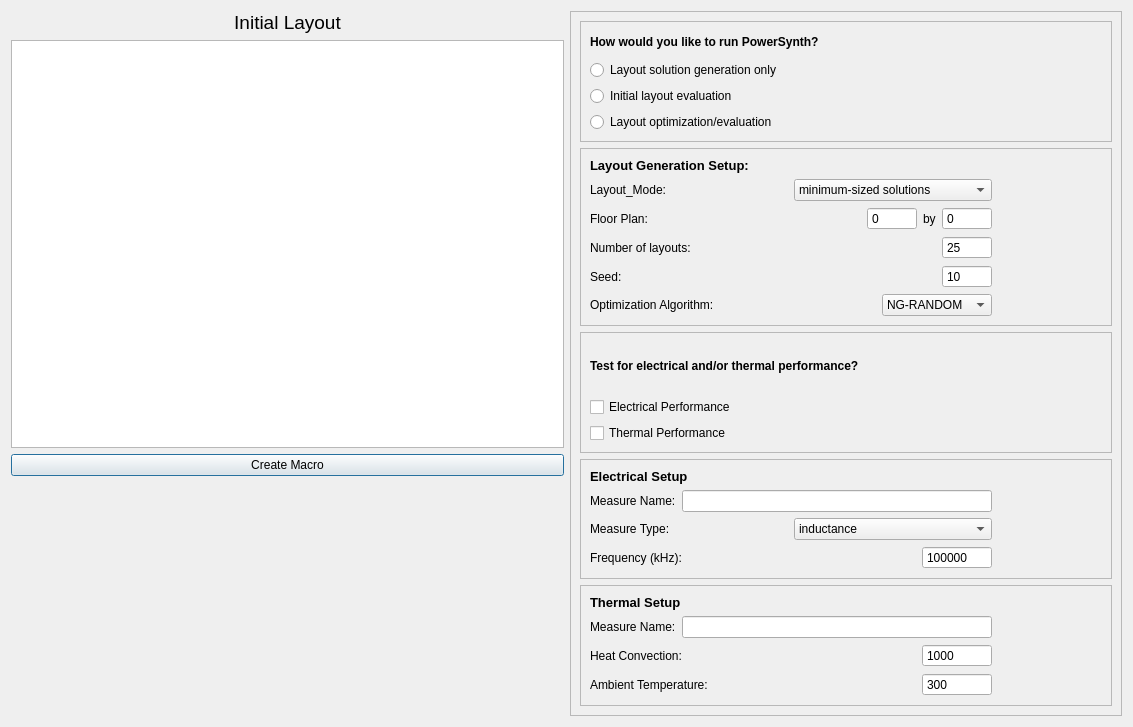
<?xml version="1.0" encoding="UTF-8"?>
<ui version="4.0">
 <class>Dialog</class>
 <widget class="QDialog" name="Dialog">
  <property name="geometry">
   <rect>
    <x>0</x>
    <y>0</y>
    <width>1133</width>
    <height>727</height>
   </rect>
  </property>
  <property name="windowTitle">
   <string>Create Macro Script</string>
  </property>
  <layout class="QGridLayout" name="gridLayout">
   <item row="0" column="1">
    <widget class="QFrame" name="main_frame">
     <property name="frameShape">
      <enum>QFrame::StyledPanel</enum>
     </property>
     <property name="frameShadow">
      <enum>QFrame::Raised</enum>
     </property>
     <layout class="QVBoxLayout" name="verticalLayout_3">
      <item>
       <widget class="QFrame" name="run_options">
        <property name="frameShape">
         <enum>QFrame::StyledPanel</enum>
        </property>
        <property name="frameShadow">
         <enum>QFrame::Raised</enum>
        </property>
        <layout class="QVBoxLayout" name="verticalLayout_5">
         <item>
          <widget class="QLabel" name="label_2">
           <property name="text">
            <string>&lt;html&gt;&lt;head/&gt;&lt;body&gt;&lt;p&gt;&lt;span style=&quot; font-weight:600;&quot;&gt;How would you like to run PowerSynth?&lt;/span&gt;&lt;/p&gt;&lt;/body&gt;&lt;/html&gt;</string>
           </property>
          </widget>
         </item>
         <item>
          <widget class="QRadioButton" name="option_1">
           <property name="text">
            <string>Layout solution generation only</string>
           </property>
          </widget>
         </item>
         <item>
          <widget class="QRadioButton" name="option_2">
           <property name="text">
            <string>Initial layout evaluation</string>
           </property>
          </widget>
         </item>
         <item>
          <widget class="QRadioButton" name="option_3">
           <property name="text">
            <string>Layout optimization/evaluation</string>
           </property>
          </widget>
         </item>
        </layout>
       </widget>
      </item>
      <item>
       <widget class="QFrame" name="layout_generation_setup">
        <property name="frameShape">
         <enum>QFrame::StyledPanel</enum>
        </property>
        <property name="frameShadow">
         <enum>QFrame::Raised</enum>
        </property>
        <layout class="QVBoxLayout" name="verticalLayout">
         <item>
          <widget class="QLabel" name="label_9">
           <property name="text">
            <string>&lt;html&gt;&lt;head/&gt;&lt;body&gt;&lt;p&gt;&lt;span style=&quot; font-size:10pt; font-weight:600;&quot;&gt;Layout Generation Setup:&lt;/span&gt;&lt;/p&gt;&lt;/body&gt;&lt;/html&gt;</string>
           </property>
          </widget>
         </item>
         <item>
          <layout class="QHBoxLayout" name="horizontalLayout_2">
           <item>
            <widget class="QLabel" name="label_3">
             <property name="text">
              <string>Layout_Mode:</string>
             </property>
            </widget>
           </item>
           <item>
            <widget class="QComboBox" name="comboBox">
             <item>
              <property name="text">
               <string>minimum-sized solutions</string>
              </property>
             </item>
             <item>
              <property name="text">
               <string>variable-sized solutions</string>
              </property>
             </item>
             <item>
              <property name="text">
               <string>fixed-sized solutions</string>
              </property>
             </item>
            </widget>
           </item>
           <item>
            <spacer name="horizontalSpacer_3">
             <property name="orientation">
              <enum>Qt::Horizontal</enum>
             </property>
             <property name="sizeType">
              <enum>QSizePolicy::Maximum</enum>
             </property>
             <property name="sizeHint" stdset="0">
              <size>
               <width>110</width>
               <height>20</height>
              </size>
             </property>
            </spacer>
           </item>
          </layout>
         </item>
         <item>
          <layout class="QHBoxLayout" name="horizontalLayout">
           <item>
            <widget class="QLabel" name="label_4">
             <property name="text">
              <string>Floor Plan:</string>
             </property>
            </widget>
           </item>
           <item>
            <widget class="QSpinBox" name="spinBox_2">
             <property name="sizePolicy">
              <sizepolicy hsizetype="Maximum" vsizetype="Fixed">
               <horstretch>0</horstretch>
               <verstretch>0</verstretch>
              </sizepolicy>
             </property>
             <property name="maximumSize">
              <size>
               <width>50</width>
               <height>16777215</height>
              </size>
             </property>
             <property name="buttonSymbols">
              <enum>QAbstractSpinBox::NoButtons</enum>
             </property>
             <property name="maximum">
              <number>999</number>
             </property>
            </widget>
           </item>
           <item>
            <widget class="QLabel" name="label_5">
             <property name="sizePolicy">
              <sizepolicy hsizetype="Maximum" vsizetype="Preferred">
               <horstretch>0</horstretch>
               <verstretch>0</verstretch>
              </sizepolicy>
             </property>
             <property name="minimumSize">
              <size>
               <width>10</width>
               <height>0</height>
              </size>
             </property>
             <property name="text">
              <string>by</string>
             </property>
            </widget>
           </item>
           <item>
            <widget class="QSpinBox" name="spinBox">
             <property name="sizePolicy">
              <sizepolicy hsizetype="Maximum" vsizetype="Fixed">
               <horstretch>0</horstretch>
               <verstretch>0</verstretch>
              </sizepolicy>
             </property>
             <property name="maximumSize">
              <size>
               <width>50</width>
               <height>16777215</height>
              </size>
             </property>
             <property name="buttonSymbols">
              <enum>QAbstractSpinBox::NoButtons</enum>
             </property>
             <property name="maximum">
              <number>999</number>
             </property>
            </widget>
           </item>
           <item>
            <spacer name="horizontalSpacer_2">
             <property name="orientation">
              <enum>Qt::Horizontal</enum>
             </property>
             <property name="sizeType">
              <enum>QSizePolicy::Maximum</enum>
             </property>
             <property name="sizeHint" stdset="0">
              <size>
               <width>110</width>
               <height>20</height>
              </size>
             </property>
            </spacer>
           </item>
          </layout>
         </item>
         <item>
          <layout class="QHBoxLayout" name="horizontalLayout_3">
           <item>
            <widget class="QLabel" name="label_6">
             <property name="text">
              <string>Number of layouts:</string>
             </property>
            </widget>
           </item>
           <item>
            <widget class="QSpinBox" name="spinBox_3">
             <property name="sizePolicy">
              <sizepolicy hsizetype="Maximum" vsizetype="Fixed">
               <horstretch>0</horstretch>
               <verstretch>0</verstretch>
              </sizepolicy>
             </property>
             <property name="minimumSize">
              <size>
               <width>15</width>
               <height>0</height>
              </size>
             </property>
             <property name="maximumSize">
              <size>
               <width>50</width>
               <height>16777215</height>
              </size>
             </property>
             <property name="buttonSymbols">
              <enum>QAbstractSpinBox::NoButtons</enum>
             </property>
             <property name="specialValueText">
              <string>25</string>
             </property>
             <property name="maximum">
              <number>9999</number>
             </property>
            </widget>
           </item>
           <item>
            <spacer name="horizontalSpacer">
             <property name="orientation">
              <enum>Qt::Horizontal</enum>
             </property>
             <property name="sizeType">
              <enum>QSizePolicy::Maximum</enum>
             </property>
             <property name="sizeHint" stdset="0">
              <size>
               <width>110</width>
               <height>20</height>
              </size>
             </property>
            </spacer>
           </item>
          </layout>
         </item>
         <item>
          <layout class="QHBoxLayout" name="horizontalLayout_4">
           <item>
            <widget class="QLabel" name="label_7">
             <property name="text">
              <string>Seed:</string>
             </property>
            </widget>
           </item>
           <item>
            <widget class="QSpinBox" name="spinBox_4">
             <property name="sizePolicy">
              <sizepolicy hsizetype="Maximum" vsizetype="Fixed">
               <horstretch>0</horstretch>
               <verstretch>0</verstretch>
              </sizepolicy>
             </property>
             <property name="minimumSize">
              <size>
               <width>15</width>
               <height>0</height>
              </size>
             </property>
             <property name="maximumSize">
              <size>
               <width>50</width>
               <height>16777215</height>
              </size>
             </property>
             <property name="buttonSymbols">
              <enum>QAbstractSpinBox::NoButtons</enum>
             </property>
             <property name="specialValueText">
              <string>10</string>
             </property>
             <property name="maximum">
              <number>999</number>
             </property>
            </widget>
           </item>
           <item>
            <spacer name="horizontalSpacer_4">
             <property name="orientation">
              <enum>Qt::Horizontal</enum>
             </property>
             <property name="sizeType">
              <enum>QSizePolicy::Maximum</enum>
             </property>
             <property name="sizeHint" stdset="0">
              <size>
               <width>110</width>
               <height>20</height>
              </size>
             </property>
            </spacer>
           </item>
          </layout>
         </item>
         <item>
          <layout class="QHBoxLayout" name="horizontalLayout_5">
           <item>
            <widget class="QLabel" name="label_8">
             <property name="text">
              <string>Optimization Algorithm:</string>
             </property>
            </widget>
           </item>
           <item>
            <widget class="QComboBox" name="comboBox_2">
             <property name="sizePolicy">
              <sizepolicy hsizetype="Maximum" vsizetype="Fixed">
               <horstretch>0</horstretch>
               <verstretch>0</verstretch>
              </sizepolicy>
             </property>
             <property name="maximumSize">
              <size>
               <width>110</width>
               <height>16777215</height>
              </size>
             </property>
             <item>
              <property name="text">
               <string>NG-RANDOM</string>
              </property>
             </item>
            </widget>
           </item>
           <item>
            <spacer name="horizontalSpacer_5">
             <property name="orientation">
              <enum>Qt::Horizontal</enum>
             </property>
             <property name="sizeType">
              <enum>QSizePolicy::Maximum</enum>
             </property>
             <property name="sizeHint" stdset="0">
              <size>
               <width>110</width>
               <height>20</height>
              </size>
             </property>
            </spacer>
           </item>
          </layout>
         </item>
        </layout>
       </widget>
      </item>
      <item>
       <widget class="QFrame" name="performance_selector">
        <property name="frameShape">
         <enum>QFrame::StyledPanel</enum>
        </property>
        <property name="frameShadow">
         <enum>QFrame::Raised</enum>
        </property>
        <layout class="QVBoxLayout" name="verticalLayout_6">
         <item>
          <widget class="QLabel" name="label_17">
           <property name="text">
            <string>&lt;html&gt;&lt;head/&gt;&lt;body&gt;&lt;p&gt;&lt;span style=&quot; font-weight:600;&quot;&gt;Test for electrical and/or thermal performance?&lt;/span&gt;&lt;/p&gt;&lt;/body&gt;&lt;/html&gt;</string>
           </property>
          </widget>
         </item>
         <item>
          <widget class="QCheckBox" name="activate_electrical">
           <property name="text">
            <string>Electrical Performance</string>
           </property>
          </widget>
         </item>
         <item>
          <widget class="QCheckBox" name="activate_thermal">
           <property name="text">
            <string>Thermal Performance</string>
           </property>
          </widget>
         </item>
        </layout>
       </widget>
      </item>
      <item>
       <widget class="QFrame" name="electrical_setup">
        <property name="frameShape">
         <enum>QFrame::StyledPanel</enum>
        </property>
        <property name="frameShadow">
         <enum>QFrame::Raised</enum>
        </property>
        <layout class="QVBoxLayout" name="verticalLayout_4">
         <item>
          <widget class="QLabel" name="label_10">
           <property name="text">
            <string>&lt;html&gt;&lt;head/&gt;&lt;body&gt;&lt;p align=&quot;justify&quot;&gt;&lt;span style=&quot; font-size:10pt; font-weight:600;&quot;&gt;Electrical Setup&lt;/span&gt;&lt;/p&gt;&lt;/body&gt;&lt;/html&gt;</string>
           </property>
          </widget>
         </item>
         <item>
          <layout class="QHBoxLayout" name="horizontalLayout_11">
           <item>
            <widget class="QLabel" name="label_18">
             <property name="text">
              <string>Measure Name:</string>
             </property>
            </widget>
           </item>
           <item>
            <widget class="QLineEdit" name="lineEdit"/>
           </item>
           <item>
            <spacer name="horizontalSpacer_11">
             <property name="orientation">
              <enum>Qt::Horizontal</enum>
             </property>
             <property name="sizeType">
              <enum>QSizePolicy::Maximum</enum>
             </property>
             <property name="sizeHint" stdset="0">
              <size>
               <width>110</width>
               <height>20</height>
              </size>
             </property>
            </spacer>
           </item>
          </layout>
         </item>
         <item>
          <layout class="QHBoxLayout" name="horizontalLayout_6">
           <item>
            <widget class="QLabel" name="label_11">
             <property name="text">
              <string>Measure Type:</string>
             </property>
            </widget>
           </item>
           <item>
            <widget class="QComboBox" name="comboBox_3">
             <item>
              <property name="text">
               <string>inductance</string>
              </property>
             </item>
             <item>
              <property name="text">
               <string>resistance</string>
              </property>
             </item>
            </widget>
           </item>
           <item>
            <spacer name="horizontalSpacer_6">
             <property name="orientation">
              <enum>Qt::Horizontal</enum>
             </property>
             <property name="sizeType">
              <enum>QSizePolicy::Maximum</enum>
             </property>
             <property name="sizeHint" stdset="0">
              <size>
               <width>110</width>
               <height>20</height>
              </size>
             </property>
            </spacer>
           </item>
          </layout>
         </item>
         <item>
          <layout class="QHBoxLayout" name="horizontalLayout_9">
           <item>
            <widget class="QLabel" name="label_15">
             <property name="text">
              <string>Frequency (kHz):</string>
             </property>
            </widget>
           </item>
           <item>
            <widget class="QSpinBox" name="spinBox_8">
             <property name="sizePolicy">
              <sizepolicy hsizetype="Maximum" vsizetype="Fixed">
               <horstretch>0</horstretch>
               <verstretch>0</verstretch>
              </sizepolicy>
             </property>
             <property name="minimumSize">
              <size>
               <width>20</width>
               <height>0</height>
              </size>
             </property>
             <property name="maximumSize">
              <size>
               <width>70</width>
               <height>16777215</height>
              </size>
             </property>
             <property name="buttonSymbols">
              <enum>QAbstractSpinBox::NoButtons</enum>
             </property>
             <property name="specialValueText">
              <string>100000</string>
             </property>
             <property name="maximum">
              <number>1000000000</number>
             </property>
            </widget>
           </item>
           <item>
            <spacer name="horizontalSpacer_9">
             <property name="orientation">
              <enum>Qt::Horizontal</enum>
             </property>
             <property name="sizeType">
              <enum>QSizePolicy::Maximum</enum>
             </property>
             <property name="sizeHint" stdset="0">
              <size>
               <width>110</width>
               <height>20</height>
              </size>
             </property>
            </spacer>
           </item>
          </layout>
         </item>
        </layout>
       </widget>
      </item>
      <item>
       <widget class="QFrame" name="thermal_setup">
        <property name="frameShape">
         <enum>QFrame::StyledPanel</enum>
        </property>
        <property name="frameShadow">
         <enum>QFrame::Raised</enum>
        </property>
        <layout class="QVBoxLayout" name="verticalLayout_7">
         <item>
          <widget class="QLabel" name="label_12">
           <property name="text">
            <string>&lt;html&gt;&lt;head/&gt;&lt;body&gt;&lt;p align=&quot;justify&quot;&gt;&lt;span style=&quot; font-size:10pt; font-weight:600;&quot;&gt;Thermal Setup&lt;/span&gt;&lt;/p&gt;&lt;/body&gt;&lt;/html&gt;</string>
           </property>
          </widget>
         </item>
         <item>
          <layout class="QHBoxLayout" name="horizontalLayout_12">
           <item>
            <widget class="QLabel" name="label_19">
             <property name="text">
              <string>Measure Name:</string>
             </property>
            </widget>
           </item>
           <item>
            <widget class="QLineEdit" name="lineEdit_2"/>
           </item>
           <item>
            <spacer name="horizontalSpacer_12">
             <property name="orientation">
              <enum>Qt::Horizontal</enum>
             </property>
             <property name="sizeType">
              <enum>QSizePolicy::Maximum</enum>
             </property>
             <property name="sizeHint" stdset="0">
              <size>
               <width>110</width>
               <height>20</height>
              </size>
             </property>
            </spacer>
           </item>
          </layout>
         </item>
         <item>
          <layout class="QHBoxLayout" name="horizontalLayout_13">
           <item>
            <widget class="QLabel" name="label_20">
             <property name="text">
              <string>Heat Convection:</string>
             </property>
            </widget>
           </item>
           <item>
            <widget class="QSpinBox" name="spinBox_10">
             <property name="sizePolicy">
              <sizepolicy hsizetype="Maximum" vsizetype="Fixed">
               <horstretch>0</horstretch>
               <verstretch>0</verstretch>
              </sizepolicy>
             </property>
             <property name="minimumSize">
              <size>
               <width>15</width>
               <height>0</height>
              </size>
             </property>
             <property name="maximumSize">
              <size>
               <width>70</width>
               <height>16777215</height>
              </size>
             </property>
             <property name="buttonSymbols">
              <enum>QAbstractSpinBox::NoButtons</enum>
             </property>
             <property name="specialValueText">
              <string>1000</string>
             </property>
             <property name="maximum">
              <number>100000</number>
             </property>
            </widget>
           </item>
           <item>
            <spacer name="horizontalSpacer_13">
             <property name="orientation">
              <enum>Qt::Horizontal</enum>
             </property>
             <property name="sizeType">
              <enum>QSizePolicy::Maximum</enum>
             </property>
             <property name="sizeHint" stdset="0">
              <size>
               <width>110</width>
               <height>20</height>
              </size>
             </property>
            </spacer>
           </item>
          </layout>
         </item>
         <item>
          <layout class="QHBoxLayout" name="horizontalLayout_10">
           <item>
            <widget class="QLabel" name="label_16">
             <property name="text">
              <string>Ambient Temperature:</string>
             </property>
            </widget>
           </item>
           <item>
            <widget class="QSpinBox" name="spinBox_9">
             <property name="sizePolicy">
              <sizepolicy hsizetype="Maximum" vsizetype="Fixed">
               <horstretch>0</horstretch>
               <verstretch>0</verstretch>
              </sizepolicy>
             </property>
             <property name="minimumSize">
              <size>
               <width>15</width>
               <height>0</height>
              </size>
             </property>
             <property name="maximumSize">
              <size>
               <width>70</width>
               <height>16777215</height>
              </size>
             </property>
             <property name="buttonSymbols">
              <enum>QAbstractSpinBox::NoButtons</enum>
             </property>
             <property name="specialValueText">
              <string>300</string>
             </property>
             <property name="maximum">
              <number>100000</number>
             </property>
            </widget>
           </item>
           <item>
            <spacer name="horizontalSpacer_10">
             <property name="orientation">
              <enum>Qt::Horizontal</enum>
             </property>
             <property name="sizeType">
              <enum>QSizePolicy::Maximum</enum>
             </property>
             <property name="sizeHint" stdset="0">
              <size>
               <width>110</width>
               <height>20</height>
              </size>
             </property>
            </spacer>
           </item>
          </layout>
         </item>
        </layout>
       </widget>
      </item>
     </layout>
    </widget>
   </item>
   <item row="0" column="0">
    <layout class="QVBoxLayout" name="verticalLayout_2">
     <item>
      <widget class="QLabel" name="label">
       <property name="text">
        <string>&lt;html&gt;&lt;head/&gt;&lt;body&gt;&lt;p&gt;&lt;span style=&quot; font-size:14pt;&quot;&gt;Initial Layout&lt;/span&gt;&lt;/p&gt;&lt;/body&gt;&lt;/html&gt;</string>
       </property>
       <property name="alignment">
        <set>Qt::AlignCenter</set>
       </property>
      </widget>
     </item>
     <item>
      <widget class="QGraphicsView" name="graphicsView"/>
     </item>
     <item>
      <widget class="QPushButton" name="pushButton">
       <property name="text">
        <string>Create Macro</string>
       </property>
      </widget>
     </item>
     <item>
      <spacer name="verticalSpacer">
       <property name="orientation">
        <enum>Qt::Vertical</enum>
       </property>
       <property name="sizeType">
        <enum>QSizePolicy::Maximum</enum>
       </property>
       <property name="sizeHint" stdset="0">
        <size>
         <width>20</width>
         <height>240</height>
        </size>
       </property>
      </spacer>
     </item>
    </layout>
   </item>
  </layout>
 </widget>
 <resources/>
 <connections/>
</ui>
